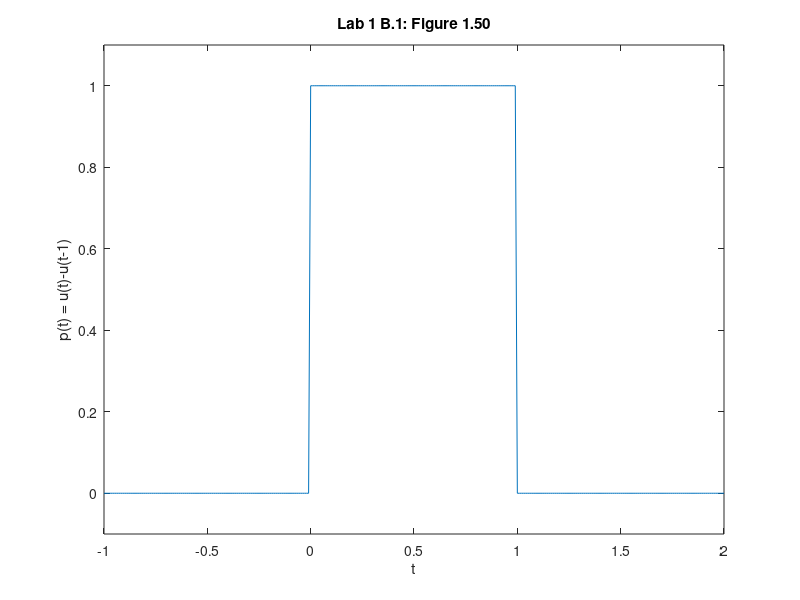

This chart was generated by the following MATLAB code:
% Pre-run clearing
clc;   %Clear command window
clf;   %Clear figure window
clear; %Clear variables from RAM

% Create anonymous function p(t), set to equal 1.0 when 0 <= t < 1
% .* -> element-wise multiplication
% ((t>=0) & (t<1)) creates a boolean array equal to size t (the mask)
%       1 if condition is true, else 0.
p = @(t) 1.0.* ((t>=0) & (t<1));

% Set t (x-axis) to go from -1 to 2, inclusively, with a step of 0.01
t = (-1:0.01:2); 

% Plot p(t) vs t
plot(t,p(t));

% Set labels
xlabel('t'); 
ylabel('p(t) = u(t)-u(t-1)');
title('Lab 1 B.1: Figure 1.50');

% Set X axis -1 to 2
% Set Y axis -0.1 to 1.1
axis([-1 2 -.1 1.1]);

